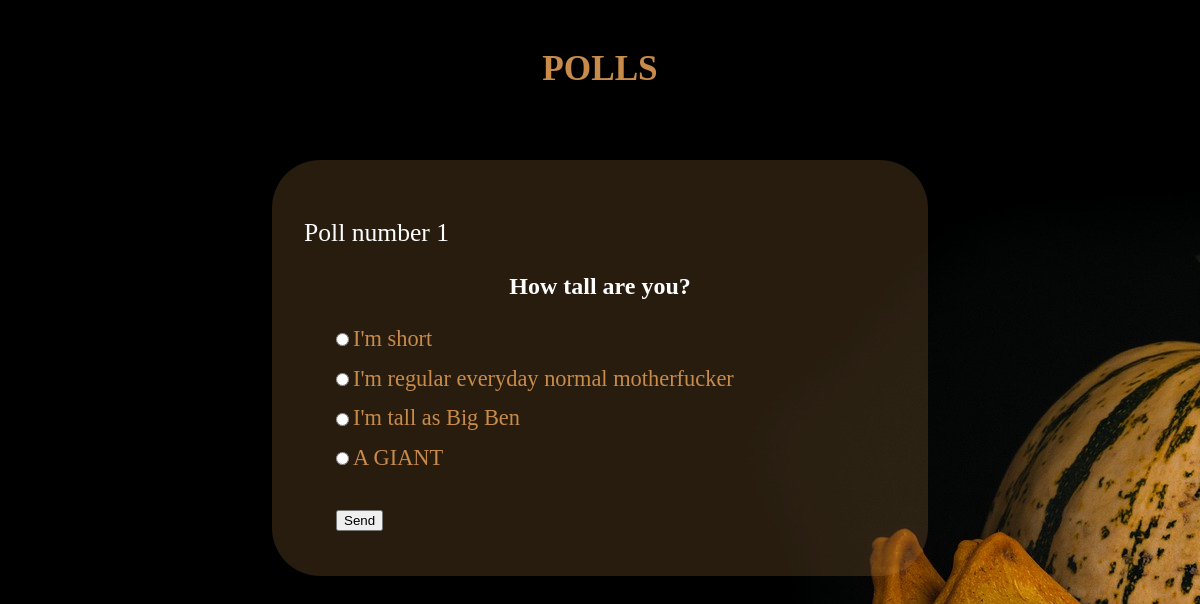
The page /polls/1/ on the database its author committed.
### polls/models.py (models this page shows, shortened)
class Question(models.Model):
    text = models.CharField(max_length=300)
    date = models.DateTimeField()

class Option(models.Model):
    text = models.CharField(max_length=100)
    question = models.ForeignKey(Question, on_delete=models.CASCADE)
    votes = models.IntegerField(default=0)

### polls/views.py (the view)
# urls.py: path('<int:poll_num>/', views.show_poll, name='details'),
def show_poll(request, poll_num):
    question = get_object_or_404(Question, pk=poll_num)
    return render(request,
                  'polls/details.html', {'question': question})

### polls/templates/polls/details.html (shortened to what this page needs)
<!DOCTYPE html>
<html>
<head>
    {% load static %}
    <link rel="stylesheet" type="text/css"
          href="{% static 'polls/css/main.css' %}">
    <link rel="stylesheet" type="text/css"
        href="{% static 'polls/css/details.css' %}">
</head>
<header>
        <h1 id="title"><a href="{% url 'polls:homepage' %}">POLLS</a></h1>
</header>
<body>
<main>
    <div id="poll-header">
        <p>Poll number {{ question.id }}</p>
        <h2>{{ question.text }}</h2>
    </div>
    <form action="{% url 'polls:vote' question.id %}" method="post">
        {% for option in question.option_set.all %}
            <input id="poll-{{ question.id }}-{{ option.id }}"
                       type="radio" name="choice"
                       value="{{ option.id }}">
            <label for="poll-{{ question.id }}-{{ option.id }}">
                {{ option.text }}
            </label>
            <br>
        {% endfor %}
        <br>
        <input class="pumpkin-button" type="submit" value="Send">
    </form>
</main>
</body>
</html>

### polls/static/polls/css/main.css (style rules this page uses)
html { background-image: url('pumpkins.jpg'); }
header { position: fixed; top: 0; left: 0; width: 100%; height: 8em; text-align: center; }
header h1#title { margin: 1.4em; font-size: 2.2em; }
header h1#title a:link { color: rgba(200, 139, 74, 1); text-decoration: none; }
main { margin-top: 8em; }

### polls/static/polls/css/details.css (style rules this page uses)
main { width: 50%; background-color: rgba(200, 139, 74, .2); border-radius: 3em; margin: auto; margin-top: 10em; padding: 2em; }
#poll-header { color: white; }
#poll-header p { text-align: left; font-size: 1.6em; }
#poll-header h2 { text-align: center; }
form { margin-left: 2em; }
label { color: rgba(200, 139, 74, 1); font-size: 1.4em; }
input { margin: 1em auto 1em auto; }

### rows shown on the page
Question: id "1", text "How tall are you?"
Option: text "I'm short"
Option: text "I'm regular everyday normal motherfucker"
Option: text "I'm tall as Big Ben"
Option: text "A GIANT"
